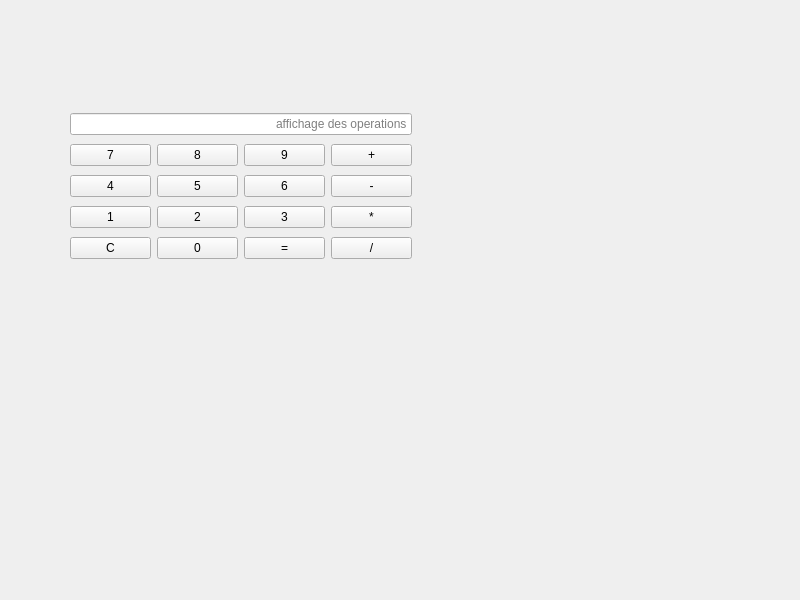
<?xml version="1.0" encoding="UTF-8"?>
<ui version="4.0">
 <class>Widget</class>
 <widget class="QWidget" name="Widget">
  <property name="geometry">
   <rect>
    <x>0</x>
    <y>0</y>
    <width>800</width>
    <height>600</height>
   </rect>
  </property>
  <property name="windowTitle">
   <string>Widget</string>
  </property>
  <widget class="QWidget" name="">
   <property name="geometry">
    <rect>
     <x>70</x>
     <y>110</y>
     <width>342</width>
     <height>154</height>
    </rect>
   </property>
   <layout class="QGridLayout" name="gridLayout">
    <item row="0" column="0">
     <widget class="QLineEdit" name="lineEditAfficheur">
      <property name="inputMask">
       <string/>
      </property>
      <property name="text">
       <string/>
      </property>
      <property name="placeholderText">
       <string>                                                             affichage des operations</string>
      </property>
     </widget>
    </item>
    <item row="1" column="0">
     <layout class="QHBoxLayout" name="horizontalLayout">
      <item>
       <widget class="QPushButton" name="pushButton7">
        <property name="text">
         <string>7</string>
        </property>
       </widget>
      </item>
      <item>
       <widget class="QPushButton" name="pushButton8">
        <property name="text">
         <string>8</string>
        </property>
       </widget>
      </item>
      <item>
       <widget class="QPushButton" name="pushButton9">
        <property name="text">
         <string>9</string>
        </property>
       </widget>
      </item>
      <item>
       <widget class="QPushButton" name="pushButtonPlus">
        <property name="text">
         <string>+</string>
        </property>
       </widget>
      </item>
     </layout>
    </item>
    <item row="2" column="0">
     <layout class="QHBoxLayout" name="horizontalLayout_2">
      <item>
       <widget class="QPushButton" name="pushButton4">
        <property name="text">
         <string>4</string>
        </property>
       </widget>
      </item>
      <item>
       <widget class="QPushButton" name="pushButton5">
        <property name="text">
         <string>5</string>
        </property>
       </widget>
      </item>
      <item>
       <widget class="QPushButton" name="pushButton6">
        <property name="text">
         <string>6</string>
        </property>
       </widget>
      </item>
      <item>
       <widget class="QPushButton" name="pushButtonSoustraire">
        <property name="text">
         <string>-</string>
        </property>
       </widget>
      </item>
     </layout>
    </item>
    <item row="3" column="0">
     <layout class="QHBoxLayout" name="horizontalLayout_3">
      <item>
       <widget class="QPushButton" name="pushButton1">
        <property name="text">
         <string>1</string>
        </property>
       </widget>
      </item>
      <item>
       <widget class="QPushButton" name="pushButton2">
        <property name="text">
         <string>2</string>
        </property>
       </widget>
      </item>
      <item>
       <widget class="QPushButton" name="pushButton3">
        <property name="text">
         <string>3</string>
        </property>
       </widget>
      </item>
      <item>
       <widget class="QPushButton" name="pushButtonMultiplication">
        <property name="text">
         <string>*</string>
        </property>
       </widget>
      </item>
     </layout>
    </item>
    <item row="4" column="0">
     <layout class="QHBoxLayout" name="horizontalLayout_4">
      <item>
       <widget class="QPushButton" name="pushButtonC">
        <property name="text">
         <string>C</string>
        </property>
       </widget>
      </item>
      <item>
       <widget class="QPushButton" name="pushButton0">
        <property name="text">
         <string>0</string>
        </property>
       </widget>
      </item>
      <item>
       <widget class="QPushButton" name="pushButtonEgal">
        <property name="text">
         <string>=</string>
        </property>
       </widget>
      </item>
      <item>
       <widget class="QPushButton" name="pushButtonDIviser">
        <property name="text">
         <string>/</string>
        </property>
       </widget>
      </item>
     </layout>
    </item>
   </layout>
  </widget>
 </widget>
 <resources/>
 <connections/>
</ui>
